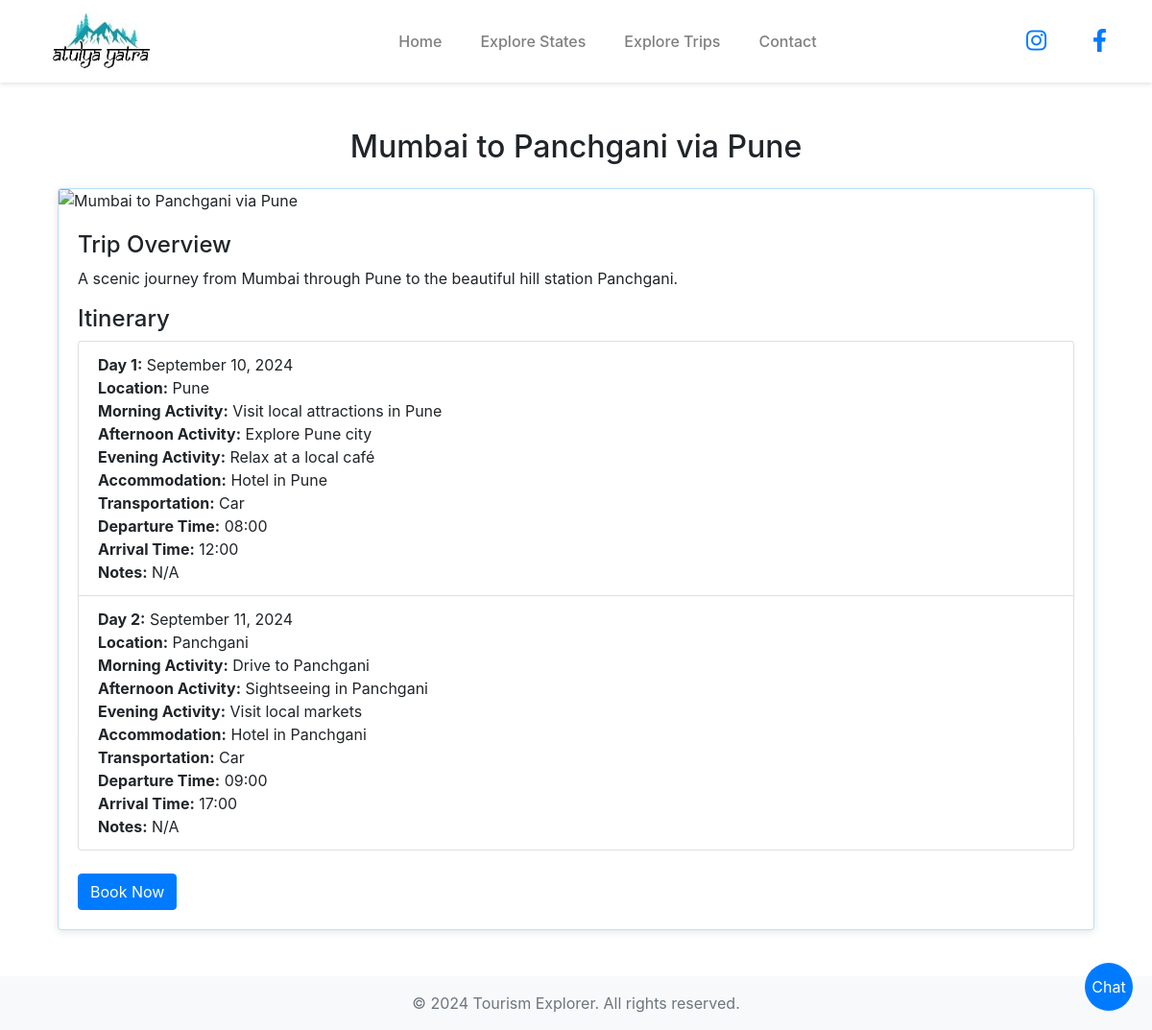
The page /trip/1 on the database its author committed.
### app.py (models this page shows)
class Trip(db.Model):
    __tablename__ = 'trips'
    id = db.Column(db.Integer, primary_key=True)
    name = db.Column(db.String(255), nullable=False)
    description = db.Column(db.Text, nullable=False)
    itinerary_id = db.Column(db.Integer, db.ForeignKey('public_itinerary.id'), nullable=False)
    itinerary = db.relationship('PublicItinerary', backref=db.backref('trip', uselist=False))

class DayWiseItinerary(db.Model):
    __tablename__ = 'day_wise_itinerary'
    id = db.Column(db.Integer, primary_key=True)
    itinerary_id = db.Column(db.Integer, db.ForeignKey('public_itinerary.id'), nullable=False)
    day_number = db.Column(db.Integer, nullable=False)
    date = db.Column(db.Date, nullable=False)
    location = db.Column(db.String(255), nullable=False)
    morning_activity = db.Column(db.String(255), nullable=True)
    afternoon_activity = db.Column(db.String(255), nullable=True)
    evening_activity = db.Column(db.String(255), nullable=True)
    accommodation = db.Column(db.String(255), nullable=True)
    transportation = db.Column(db.String(255), nullable=True)
    departure_time = db.Column(db.Time, nullable=True)
    arrival_time = db.Column(db.Time, nullable=True)
    notes = db.Column(db.Text, nullable=True)
    photos = db.relationship('DayWisePhotos', backref='day_wise_itinerary', lazy=True)

### app.py (the view)
@app.route('/trip/<int:trip_id>')
def trip_itinerary(trip_id):
    trip = Trip.query.get_or_404(trip_id)
    itinerary = PublicItinerary.query.get_or_404(trip.itinerary_id)
    day_wise_itineraries = DayWiseItinerary.query.filter_by(itinerary_id=itinerary.id).order_by(DayWiseItinerary.day_number).all()
    for day in day_wise_itineraries:
        day.photos = DayWisePhotos.query.filter_by(day_itinerary_id=day.id).all()
    return render_template('trip_itinerary.html', trip=trip, itinerary=day_wise_itineraries)

### templates/trip_itinerary.html (shortened to what this page needs)
{% extends 'base.html' %}
{% block content %}
<div class="container mt-5">
    <h2 class="text-center mb-4">{{ trip.name }}</h2>
    <div class="card">
        <img class="card-img-top" src="{{ trip.image_url or url_for('static', filename='images/placeholder.png') }}" alt="{{ trip.name }}">
        <div class="card-body">
            <h4>Trip Overview</h4>
            <p>{{ trip.description }}</p>
            <h4>Itinerary</h4>
            <ul class="list-group">
                {% for day in itinerary %}
                <li class="list-group-item">
                    <strong>Day {{ day.day_number }}:</strong> {{ day.date.strftime('%B %d, %Y') }}<br>
                    <strong>Location:</strong> {{ day.location }}<br>
                    <strong>Morning Activity:</strong> {{ day.morning_activity or 'N/A' }}<br>
                    <strong>Afternoon Activity:</strong> {{ day.afternoon_activity or 'N/A' }}<br>
                    <strong>Evening Activity:</strong> {{ day.evening_activity or 'N/A' }}<br>
                    <strong>Accommodation:</strong> {{ day.accommodation or 'N/A' }}<br>
                    <strong>Transportation:</strong> {{ day.transportation or 'N/A' }}<br>
                    <strong>Departure Time:</strong> {{ day.departure_time.strftime('%H:%M') if day.departure_time else 'N/A' }}<br>
                    <strong>Arrival Time:</strong> {{ day.arrival_time.strftime('%H:%M') if day.arrival_time else 'N/A' }}<br>
                    <strong>Notes:</strong> {{ day.notes or 'N/A' }}<br>
                </li>
                {% endfor %}
            </ul>
            <a href="{{ url_for('booking_page', trip_id=trip.id) }}" class="btn btn-primary mt-4">Book Now</a>
        </div>
    </div>
</div>
{% endblock %}

### static/css/styles.css (style rules this page uses)
.card { border: 1px solid #b8e2f8; box-shadow: 0 2px 8px rgba(0, 0, 0, 0.1); }

### rows shown on the page
Trip: name "Mumbai to Panchgani via Pune", description "A scenic journey from Mumbai through Pune to the beautiful hill station Panchgani."
DayWiseItinerary: day_number "1", date "September 10, 2024", location "Pune", morning_activity "Visit local attractions in Pune", afternoon_activity "Explore Pune city", evening_activity "Relax at a local café", accommodation "Hotel in Pune", transportation "Car", departure_time "08:00", arrival_time "12:00", notes "N/A"
DayWiseItinerary: day_number "2", date "September 11, 2024", location "Panchgani", morning_activity "Drive to Panchgani", afternoon_activity "Sightseeing in Panchgani", evening_activity "Visit local markets", accommodation "Hotel in Panchgani", transportation "Car", departure_time "09:00", arrival_time "17:00", notes "N/A"
